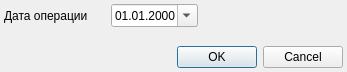
<?xml version="1.0" encoding="UTF-8"?>
<ui version="4.0">
 <class>UpdateDateSurgeryDialog</class>
 <widget class="QDialog" name="UpdateDateSurgeryDialog">
  <property name="geometry">
   <rect>
    <x>0</x>
    <y>0</y>
    <width>347</width>
    <height>72</height>
   </rect>
  </property>
  <property name="windowTitle">
   <string>Изменение даты операции</string>
  </property>
  <property name="sizeGripEnabled">
   <bool>false</bool>
  </property>
  <layout class="QGridLayout" name="gridLayout">
   <property name="margin">
    <number>4</number>
   </property>
   <property name="spacing">
    <number>4</number>
   </property>
   <item row="1" column="0">
    <spacer>
     <property name="orientation">
      <enum>Qt::Vertical</enum>
     </property>
     <property name="sizeHint" stdset="0">
      <size>
       <width>103</width>
       <height>16</height>
      </size>
     </property>
    </spacer>
   </item>
   <item row="0" column="0">
    <widget class="QLabel" name="lblSurgeryDate">
     <property name="text">
      <string>Дата операции</string>
     </property>
    </widget>
   </item>
   <item row="0" column="1">
    <widget class="CDateEdit" name="edtSurgeryDate">
     <property name="displayFormat">
      <string>dd.MM.yyyy</string>
     </property>
     <property name="calendarPopup">
      <bool>true</bool>
     </property>
    </widget>
   </item>
   <item row="0" column="2">
    <spacer name="horizontalSpacer">
     <property name="orientation">
      <enum>Qt::Horizontal</enum>
     </property>
     <property name="sizeHint" stdset="0">
      <size>
       <width>40</width>
       <height>20</height>
      </size>
     </property>
    </spacer>
   </item>
   <item row="2" column="0" colspan="3">
    <widget class="QDialogButtonBox" name="buttonBox">
     <property name="orientation">
      <enum>Qt::Horizontal</enum>
     </property>
     <property name="standardButtons">
      <set>QDialogButtonBox::Cancel|QDialogButtonBox::Ok</set>
     </property>
    </widget>
   </item>
  </layout>
 </widget>
 <customwidgets>
  <customwidget>
   <class>CDateEdit</class>
   <extends>QDateEdit</extends>
   <header>library/DateEdit.h</header>
  </customwidget>
 </customwidgets>
 <tabstops>
  <tabstop>buttonBox</tabstop>
 </tabstops>
 <resources/>
 <connections>
  <connection>
   <sender>buttonBox</sender>
   <signal>accepted()</signal>
   <receiver>UpdateDateSurgeryDialog</receiver>
   <slot>accept()</slot>
   <hints>
    <hint type="sourcelabel">
     <x>158</x>
     <y>121</y>
    </hint>
    <hint type="destinationlabel">
     <x>117</x>
     <y>106</y>
    </hint>
   </hints>
  </connection>
  <connection>
   <sender>buttonBox</sender>
   <signal>rejected()</signal>
   <receiver>UpdateDateSurgeryDialog</receiver>
   <slot>reject()</slot>
   <hints>
    <hint type="sourcelabel">
     <x>238</x>
     <y>99</y>
    </hint>
    <hint type="destinationlabel">
     <x>247</x>
     <y>107</y>
    </hint>
   </hints>
  </connection>
 </connections>
</ui>
